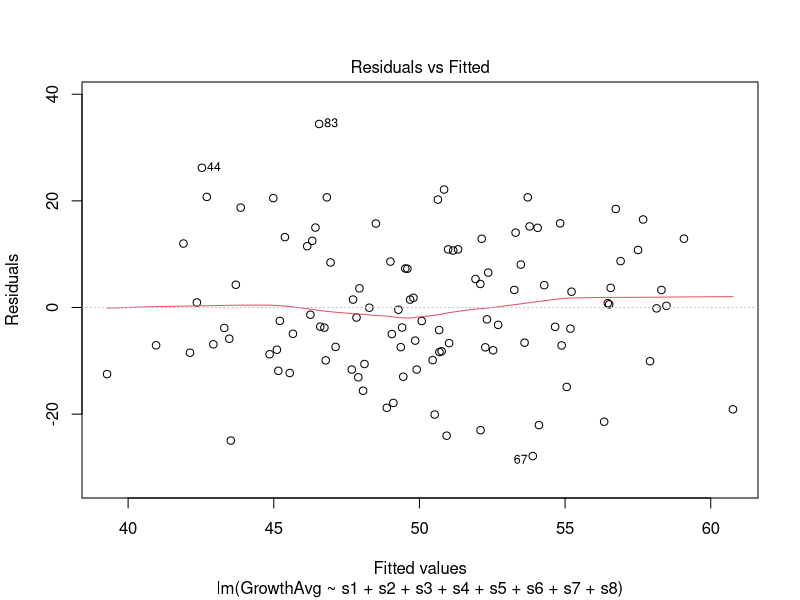
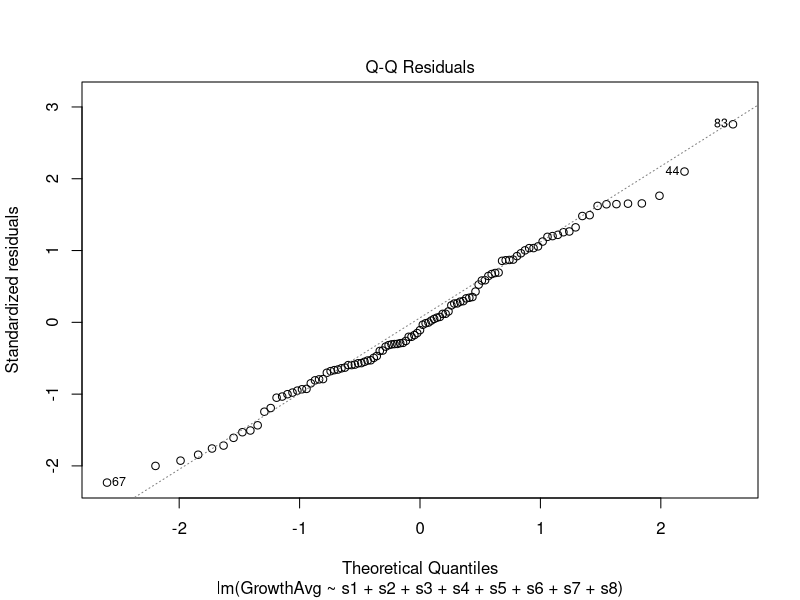
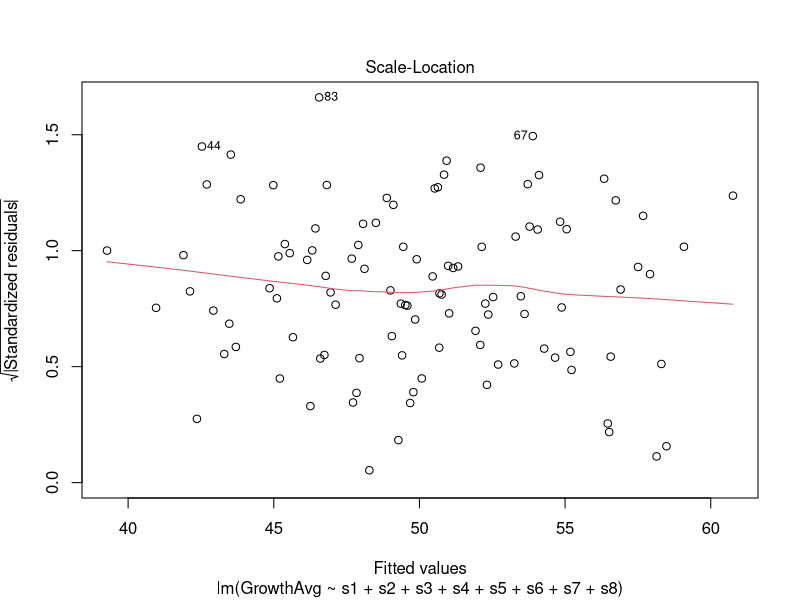
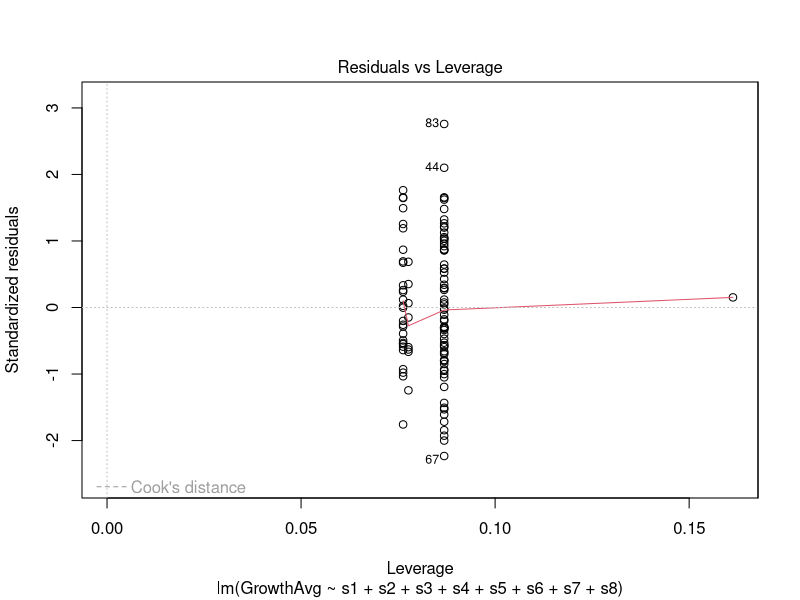
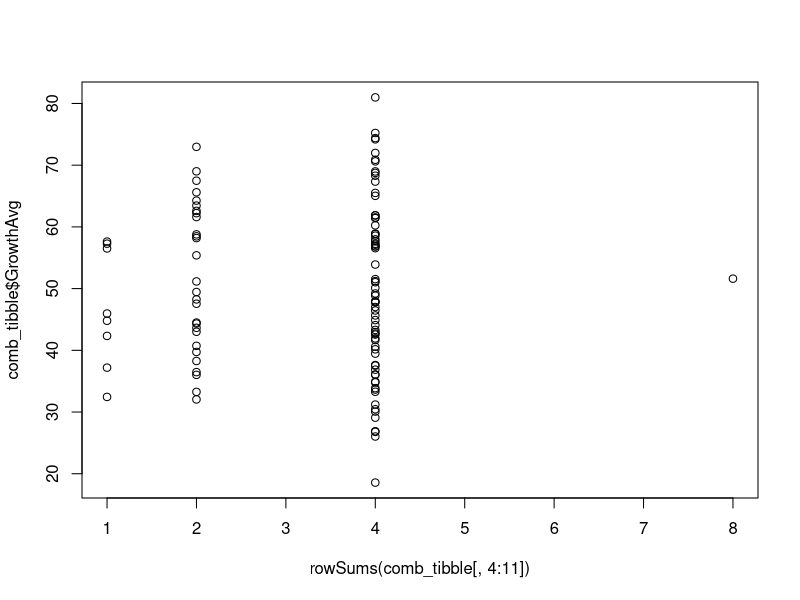

Source code (R) for these figures, in order: (Note: this script raises an error after producing the figures.)
# Sam Welch
# A script that produces a unique stressor combination ID, fills in a binary matrix based on it, then generates dummy growth data. Boolean version.
# 26th May 2018
rm(list=ls())

library(tidyverse)
library(ggplot2)

vector_stressors <- c("1","2","3","4","5","6","7","8")

# Generate matrices of every 1-, 2-, 4-, and 8- combination of stressors.
matrix_combn_eight <- combn(vector_stressors,8)
matrix_combn_four <- combn(vector_stressors,4)
matrix_combn_two <- combn(vector_stressors,2)
matrix_combn_one <- combn(vector_stressors,1)

# Turn matrices into vectors of strings of combinations
vector_combn_eight <- apply(matrix_combn_eight,2, paste, collapse="")
vector_combn_four <- apply(matrix_combn_four,2, paste, collapse="")
vector_combn_two <- apply(matrix_combn_two,2, paste, collapse="")
vector_combn_one <- apply(matrix_combn_one,2, paste, collapse="")

# Combine them into one vector of length 107
vector_combn <- c(vector_combn_one, vector_combn_two, vector_combn_four, vector_combn_eight)

# Create a tibble of unique combination IDs, presence/absence of stressors and five replicates of growth
comb_tibble <- tibble(
  vector_combn,
  species = 0,
  legacy = 0,
  `s1` = 0,
  `s2` = 0,
  `s3` = 0,
  `s4` = 0,
  `s5` = 0,
  `s6` = 0,
  `s7` = 0,
  `s8` = 0,
  `GrowthA` = 0,
  `GrowthB` = 0,
  `GrowthC` = 0,
  `GrowthD` = 0,
  `GrowthE` = 0
)

# Loop over all combination IDs and assign stressors as present
# Yes, I am aware of the inefficiency here - I just don't know how to do it better.
for (i in 1:107) {
  comb <- comb_tibble[i,1]            # For each combination ID: assign to the variable comb
  for (j in 1:8) {                    # Loop across comb for j = 1:8
    if (grepl(toString(j),comb)) {    # if comb contains the string of j, 
      comb_tibble[i, j + 3] = 1    # change the value in the relevant position of the tibble to 1
    }
    j <- j + 1
  }
  i <- i + 1
}

# Another loop to stick some random data into the growth columns. Can this be done more elegantly with apply?
for (k in 1:107) {
  for (l in 12:16){
    comb_tibble[k,l] = runif(1, min=0, max=100)
    l <- l + 1
  }
  k <- k + 1
}

# Add a means column.
summary(comb_tibble)
comb_tibble <- mutate(comb_tibble,GrowthAvg = rowMeans(comb_tibble[,12:16]))

# What I've read online suggests a multiple linear regression or a non-linear multiple regression - so I'm going to try both...

# Multiple linear regression
mlr <- lm(
  formula = GrowthAvg ~ s1 + s2 + s3 + s4 + s5 + s6 + s7 + s8,
  data = comb_tibble)
summary(mlr)
plot(mlr)

# row sums is an easier way to look at interaction by stressor richness
plot(comb_tibble$GrowthAvg~rowSums(comb_tibble[,4:11]))


lm0=lm(growth~s1+s2+s3)
lm1=lm(growth~s1+s2+s3+s1:s2+s1:s3+s2:s3)
lm2=lm(growth~s1+s2+s3+s1:s2+s1:s3+s2:s3+s1:s2:s3)

anova(lm0,lm1,lm2)

stepAIC(lm2)

# Make your life easier by automating your X-way interaction formulae
as.formula(c("growth~",paste("s",1:10, sep="")))

# Iterate for each species - do we get the same answers? How would you illustate this?
# We also want to know if there are groups of stressors that are acting similarly:
# hyp: synergy between stressors from different functional groups, etc. -  need to lit search this...
# e.g. negative interactions on growth when they're from the same functional group?

# I can't remember how to interpret any of this, but at least I'll have a choice when it comes to working with the real data...

# Non-linear multiple regression - doesn't work because I don't understand it...
# nlmr <- nls(
#  formula = GrowthAvg ~ s1 + s2 + s3 + s4 + s5 + s6 + s7 + s8, # This is the wrong sort of formula for nls()
#  data = comb_tibble)

# Boxplot of average growth by stressor
comb_tibble_tidy <- gather(comb_tibble, Rep, Growth, 12:16) # Gathering the data for a boxplot of all stressors containing s1
ggplot(
      subset(comb_tibble_tidy, s1 = 1),
      aes(
      x = vector_combn,
      y = Growth
      )) + geom_boxplot()

# Run an ANOVA/ANCOVA?
anova(mlr)
